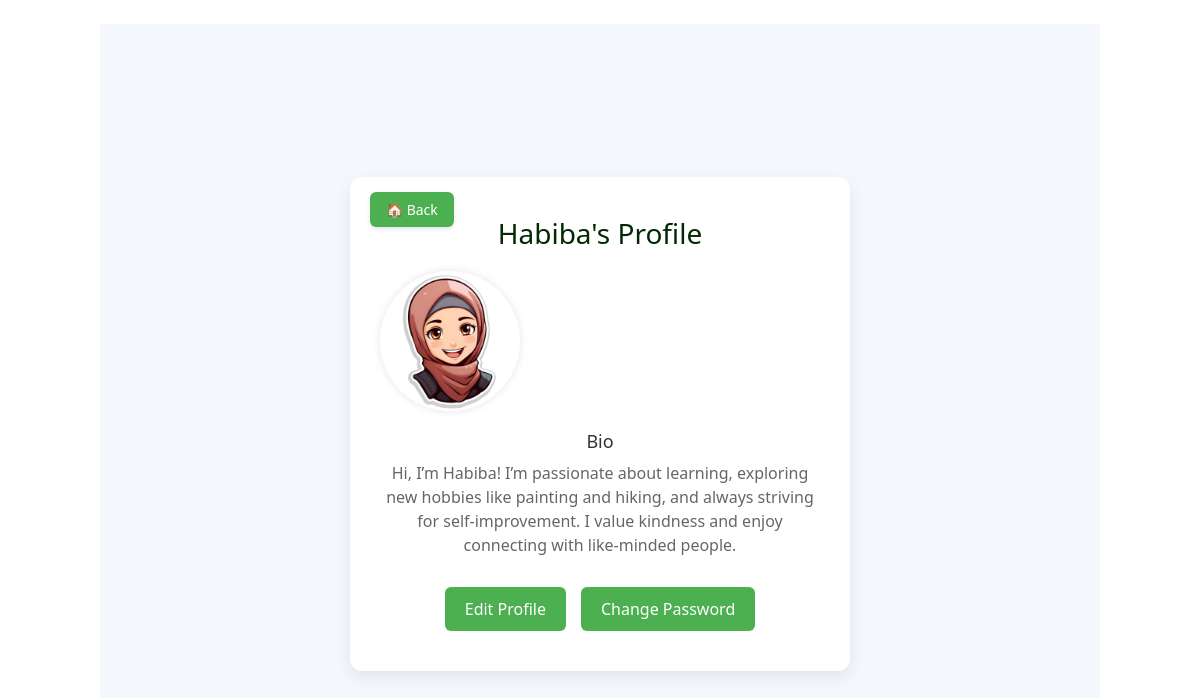
Screenshot of /profile/ (signed in) with the database file from the repository.
### routine/models.py (models this page shows, shortened)
class UserProfile(models.Model):
    ROLE_CHOICES = (
        ('student', 'Student'),
        ('admin', 'Admin'),
    )
    user = models.OneToOneField(User, on_delete=models.CASCADE)
    role = models.CharField(max_length=10, choices=ROLE_CHOICES, default='student')  # 👈 Add this line
    bio = models.TextField(null=True, blank=True)
    profile_picture = models.ImageField(upload_to='profile_pics/', null=True, blank=True)

### routine/views.py (the view)
# urls.py: path('profile/', views.user_profile, name='profile'),  # Profile URL
@login_required
def user_profile(request):
    profile = get_object_or_404(UserProfile, user=request.user)  # Get the user's profile
    return render(request, 'routine/profile.html', {'profile': profile})

### templates/routine/profile.html (shortened to what this page needs)
{% extends 'routine/base.html' %}
{% block content %}
<div class="profile-container">
  <div class="profile-card">
    <div class="back-button">
      <a href="{% url 'dashboard' %}">🏠 Back</a>
    </div>
    <h2>{{ profile.user.username }}'s Profile</h2>
    <div class="profile-picture">
      {% if profile.profile_picture %}
        <img src="{{ profile.profile_picture.url }}" alt="Profile Picture">
      {% else %}
        <p class="text-muted">No profile picture uploaded.</p>
      {% endif %}
    </div>
    <div class="bio-section">
      <h4>Bio</h4>
      <p>{{ profile.bio|default:"No bio provided." }}</p>
    </div>
    <div class="profile-actions">
      <a href="{% url 'edit_profile' %}">Edit Profile</a>
      <a href="{% url 'password_change' %}">Change Password</a>
    </div>
  </div>
</div>
{% endblock %}

### templates/routine/profile.html (style rules this page uses)
.profile-container { display: flex; justify-content: center; align-items: center; padding: 40px 20px; min-height: 100vh; background-color: #f4f7fc; }
.profile-card { background-color: white; padding: 40px 30px; border-radius: 12px; box-shadow: 0 6px 16px rgba(0, 0, 0, 0.08); max-width: 500px; width: 100%; text-align: center; position: relative; }
.back-button { position: absolute; top: 20px; left: 20px; }
.back-button a { background-color: #4caf50; color: white; padding: 8px 16px; border-radius: 6px; text-decoration: none; font-weight: 500; box-shadow: 0 2px 4px rgba(0, 0, 0, 0.1); transition: background-color 0.3s ease; font-size: 14px; }
.profile-card h2 { font-size: 28px; margin-bottom: 20px; color: rgb(3, 41, 4); }
.profile-picture { margin-bottom: 20px; }
.profile-picture img { border-radius: 50%; width: 140px; height: 140px; object-fit: cover; box-shadow: 0 0 8px rgba(0, 0, 0, 0.1); }
.bio-section { margin-bottom: 30px; }
.bio-section h4 { font-size: 18px; margin-bottom: 8px; color: #333; }
.bio-section p { font-size: 16px; color: #666; }
.profile-actions { display: flex; justify-content: center; gap: 15px; flex-wrap: wrap; }
.profile-actions a { padding: 10px 20px; background-color: #4caf50; color: white; border-radius: 6px; text-decoration: none; transition: background-color 0.3s ease; font-weight: 500; }

### rows the page displays
UserProfile: user.username "Habiba", profile_picture (placeholder picture), bio "Hi, I’m Habiba! I’m passionate about learning, exploring new hobbies like painting and hiking, and always striving for self-improvement. I value kindness and enjoy connecting with like-minded people."
